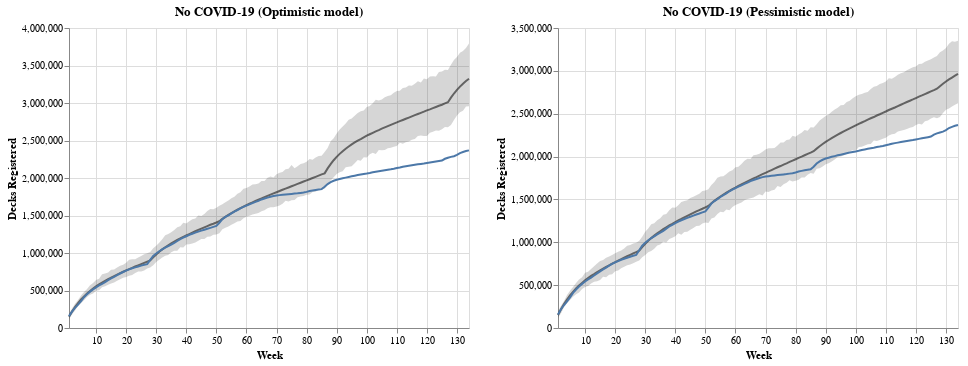

Notebook code cell kept with this figure:
### Code cell
combined = chart_prediction_1.properties(
    title="No COVID-19 (Optimistic model)"
) | chart_prediction_2.properties(title="No COVID-19 (Pessimistic model)")
combined.save("./altair_output/combined_predictions.json")
combined

### Figure 1 — Vega-Lite specification as saved in the notebook (floating-point values rounded to 4 significant figures; data arrays with more than 128 entries replaced by an {"elided": "..."} marker saying what was removed)
{"config": {"view": {"continuousWidth": 400, "continuousHeight": 300}}, "hconcat": [{"layer": [{"mark": {"type": "area", "color": "#333333", "opacity": 0.2}, "encoding": {"tooltip": [{"type": "quantitative", "field": "Total_scaled", "format": ",.0f", "title": "Registered Decks"}, {"type": "quantitative", "field": "max_posterior_predictor", "format": ",.0f", "title": "Model Max"}, {"type": "quantitative", "field": "mean_posterior_predictor", "format": ",.0f", "title": "Model Mean"}, {"type": "quantitative", "field": "min_posterior_predictor", "format": ",.0f", "title": "Model Min"}], "x": {"type": "quantitative", "field": "Week_nr", "scale": {"domain": [1, 134], "nice": false, "zero": false}, "title": "Week"}, "y": {"type": "quantitative", "field": "min_posterior_predictor", "title": "Decks Registered"}, "y2": {"field": "max_posterior_predictor"}}}, {"mark": {"type": "line", "color": "#333333", "opacity": 0.7}, "encoding": {"tooltip": [{"type": "quantitative", "field": "Total_scaled", "format": ",.0f", "title": "Registered Decks"}, {"type": "quantitative", "field": "max_posterior_predictor", "format": ",.0f", "title": "Model Max"}, {"type": "quantitative", "field": "mean_posterior_predictor", "format": ",.0f", "title": "Model Mean"}, {"type": "quantitative", "field": "min_posterior_predictor", "format": ",.0f", "title": "Model Min"}], "x": {"type": "quantitative", "field": "Week_nr", "scale": {"domain": [1, 134], "nice": false, "zero": false}, "title": "Week"}, "y": {"type": "quantitative", "field": "mean_posterior_predictor"}}}, {"mark": "line", "encoding": {"tooltip": [{"type": "quantitative", "field": "Total_scaled", "format": ",.0f", "title": "Registered Decks"}, {"type": "quantitative", "field": "max_posterior_predictor", "format": ",.0f", "title": "Model Max"}, {"type": "quantitative", "field": "mean_posterior_predictor", "format": ",.0f", "title": "Model Mean"}, {"type": "quantitative", "field": "min_posterior_predictor", "format": ",.0f", "title": "Model Min"}], "x": {"type": "quantitative", "field": "Week_nr", "scale": {"domain": [1, 134], "nice": false, "zero": false}, "title": "Week"}, "y": {"type": "quantitative", "field": "Total_scaled"}}}], "data": {"name": "data-cd75c66f0dc7265630ede26e37f90be4"}, "title": "No COVID-19 (Optimistic model)"}, {"layer": [{"mark": {"type": "area", "color": "#333333", "opacity": 0.2}, "encoding": {"tooltip": [{"type": "quantitative", "field": "Total_scaled", "format": ",.0f", "title": "Registered Decks"}, {"type": "quantitative", "field": "max_posterior_predictor", "format": ",.0f", "title": "Model Max"}, {"type": "quantitative", "field": "mean_posterior_predictor", "format": ",.0f", "title": "Model Mean"}, {"type": "quantitative", "field": "min_posterior_predictor", "format": ",.0f", "title": "Model Min"}], "x": {"type": "quantitative", "field": "Week_nr", "scale": {"domain": [1, 134], "nice": false, "zero": false}, "title": "Week"}, "y": {"type": "quantitative", "field": "min_posterior_predictor", "title": "Decks Registered"}, "y2": {"field": "max_posterior_predictor"}}}, {"mark": {"type": "line", "color": "#333333", "opacity": 0.7}, "encoding": {"tooltip": [{"type": "quantitative", "field": "Total_scaled", "format": ",.0f", "title": "Registered Decks"}, {"type": "quantitative", "field": "max_posterior_predictor", "format": ",.0f", "title": "Model Max"}, {"type": "quantitative", "field": "mean_posterior_predictor", "format": ",.0f", "title": "Model Mean"}, {"type": "quantitative", "field": "min_posterior_predictor", "format": ",.0f", "title": "Model Min"}], "x": {"type": "quantitative", "field": "Week_nr", "scale": {"domain": [1, 134], "nice": false, "zero": false}, "title": "Week"}, "y": {"type": "quantitative", "field": "mean_posterior_predictor"}}}, {"mark": "line", "encoding": {"tooltip": [{"type": "quantitative", "field": "Total_scaled", "format": ",.0f", "title": "Registered Decks"}, {"type": "quantitative", "field": "max_posterior_predictor", "format": ",.0f", "title": "Model Max"}, {"type": "quantitative", "field": "mean_posterior_predictor", "format": ",.0f", "title": "Model Mean"}, {"type": "quantitative", "field": "min_posterior_predictor", "format": ",.0f", "title": "Model Min"}], "x": {"type": "quantitative", "field": "Week_nr", "scale": {"domain": [1, 134], "nice": false, "zero": false}, "title": "Week"}, "y": {"type": "quantitative", "field": "Total_scaled"}}}], "data": {"name": "data-1ccf51bce4239b2a1e4632976de13683"}, "title": "No COVID-19 (Pessimistic model)"}], "$schema": "https://vega.github.io/schema/vega-lite/v4.8.1.json", "datasets": {"data-cd75c66f0dc7265630ede26e37f90be4": {"elided": "134 records"}, "data-1ccf51bce4239b2a1e4632976de13683": {"elided": "134 records"}}}
